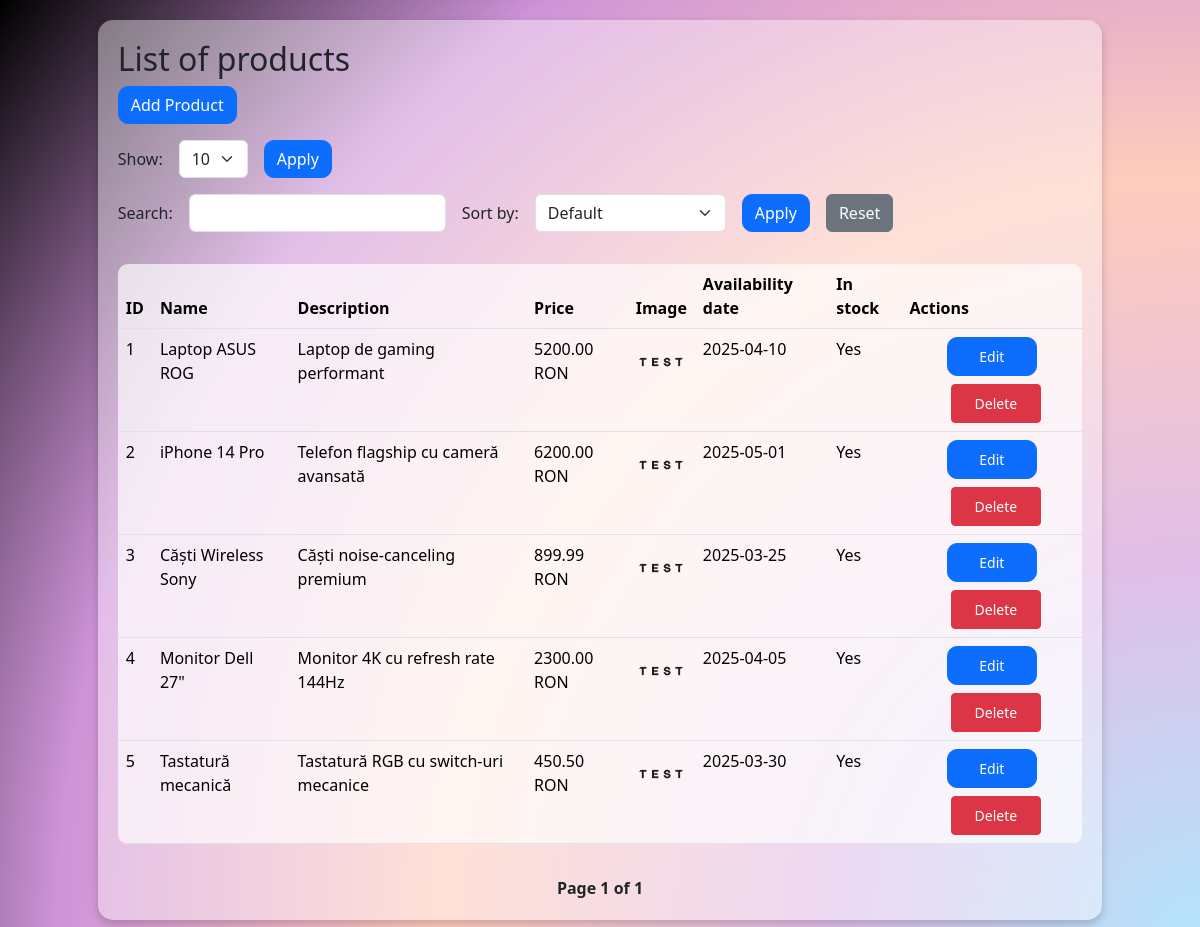
The page / on the database its author committed.
### tables this page shows
CREATE TABLE IF NOT EXISTS products (
                                        id INT AUTO_INCREMENT PRIMARY KEY,
                                        name VARCHAR(50) NOT NULL,
    description TEXT,
    price DECIMAL(10,2) NOT NULL,
    image VARCHAR(255),
    availability_date DATE,
    in_stock TINYINT(1) NOT NULL DEFAULT 1
    );

### public/index.php (called while the page is built, shortened)
<?php
require '../config/database.php';
$config = require "../config/config.php";
$db = new Database($config['database']);
$perPage = isset($_GET['limit']) ? (int)$_GET['limit'] : 10;
$page = isset($_GET['page']) ? (int)$_GET['page'] : 1;
$offset = ($page - 1) * $perPage;
$sort = isset($_GET['sort']) ? $_GET['sort'] : '';
$query = "SELECT * FROM products WHERE 1";
$params = [];
switch ($sort) {
    default:
        $query .= " ORDER BY id ASC";
        break;
}
$query .= " LIMIT $perPage OFFSET $offset";
$products = $db->query($query, $params)->get();
$totalProductsQuery = "SELECT COUNT(*) as count FROM products WHERE 1";
$totalProducts = $db->query($totalProductsQuery, $params)->find()['count'];
$totalPages = ceil($totalProducts / $perPage);
require '../views/index.view.php';

### config/config.php (called while the page is built)
<?php
return [
    'database' => [
        'host' => 'localhost',
        'port' => '3306',
        'dbname' => 'myproject',
        'charset' => 'utf8mb4'
    ],
];

### config/database.php (called while the page is built, shortened)
<?php
class Database{
    public $connection;
    public $statement;
    public function __construct($config, $username = 'root', $password = ''){
        $dsn = "mysql:" . http_build_query($config,"",";");
        $this->connection = new PDO($dsn, $username, $password, [
            PDO::ATTR_DEFAULT_FETCH_MODE=>PDO::FETCH_ASSOC
        ]);
    }
    public function query($query, $params = []){
        $this->statement = $this->connection->prepare($query);
        $this->statement -> execute($params);
        return $this;
    }
    public function get(){
        return $this->statement->fetchAll();
    }
    public function find(){
        return $this->statement->fetch();
    }
}

### views/index.view.php (the view, shortened to what this page needs)
<?php
require '../includes/header.php';
?>
    <div class="container">
        <div class="content-container">
            <h2>List of products</h2>
            <a class="btn btn-primary mb-3" href="/create.php" role="button">Add Product</a>
            <form method="GET" action="index.php" class="mb-3 d-flex align-items-center gap-3">
                <label for="limit">Show:</label>
                <select name="limit" id="limit" class="form-select d-inline-block w-auto">
                    <option value="10" <?= ($perPage == 10) ? 'selected' : '' ?>>10</option>
                </select>
                <button type="submit" class="btn btn-primary">Apply</button>
            </form>
            <form method="GET" action="index.php" class="mb-3 d-flex flex-wrap gap-3">
                <label for="search" class="align-self-center">Search:</label>
                <input type="text" name="search" id="search" class="form-control d-inline-block w-auto"
                       value="<?= isset($_GET['search']) ? htmlspecialchars($_GET['search']) : '' ?>">
                <label for="sort" class="align-self-center">Sort by:</label>
                <select name="sort" id="sort" class="form-select d-inline-block w-auto">
                    <option value="" <?= empty($_GET['sort']) ? 'selected' : '' ?>>Default</option>
                </select>
                <button type="submit" class="btn btn-primary">Apply</button>
                <a href="index.php?limit=<?= $perPage ?>" class="btn btn-secondary">Reset</a>
            </form>
            <div class="table-responsive">
                <table class="table mt-3">
                    <thead>
                    <tr>
                        <th>ID</th>
                        <th>Name</th>
                        <th>Description</th>
                        <th>Price</th>
                        <th>Image</th>
                        <th>Availability date</th>
                        <th>In stock</th>
                        <th>Actions</th>
                    </tr>
                    </thead>
                    <tbody>
                    <?php foreach ($products as $product): ?>
                        <tr>
                            <td><?= $product['id'] ?></td>
                            <td><?= htmlspecialchars($product['name']) ?></td>
                            <td><?= htmlspecialchars($product['description']) ?></td>
                            <td><?= $product['price'] ?> RON</td>
                            <td><img src="/images/<?= htmlspecialchars($product['image']) ?>.png" width="50"></td>
                            <td><?= $product['availability_date'] ?></td>
                            <td><?= $product['in_stock'] ? 'Yes' : 'No' ?></td>
                            <td>
                                <div class="d-flex flex-wrap gap-2 justify-content-center">
                                    <a class="btn btn-primary btn-sm" href="edit.php?id=<?= $product['id'] ?>">Edit</a>
                                    <a class="btn btn-danger btn-sm delete-btn" href="delete.php?id=<?= $product['id'] ?>">Delete</a>
                                </div>
                            </td>
                        </tr>
                    <?php endforeach; ?>
                    </tbody>
                </table>
            </div>
            <div class="pagination d-flex justify-content-center align-items-center mt-3">
                <span>Page <?= $page ?> of <?= $totalPages ?></span>
            </div>
        </div>
    </div>
<?php
require '../includes/footer.php';

### includes/header.php (shortened to what this page needs)
<!doctype html>
<html lang="en">
<head>
    <link rel="stylesheet" href="https://cdn.jsdelivr.net/npm/bootstrap@5.3.3/dist/css/bootstrap.min.css">
    <link rel="stylesheet" href="/css/style.css">
</head>
<body>

### includes/footer.php (shortened to what this page needs)
</body>
</html>

### public/css/style.css (style rules this page uses)
.pagination { display: flex; justify-content: center; align-items: center; gap: 10px; margin-top: 20px; }
.pagination span { font-weight: bold; font-size: 16px; }
.content-container { background: rgba(255, 255, 255, 0.4); border-radius: 15px; padding: 20px; box-shadow: 0 4px 10px rgba(0, 0, 0, 0.2); max-width: 90%; margin: 20px auto; }
.table { background: rgba(255, 255, 255, 0.2); border-radius: 10px; overflow: hidden; }
.table th, .table td { background: rgba(255, 255, 255, 0.6); }
.btn-primary, .btn-outline-primary { border-radius: 10px; }
.pagination { margin-top: 20px; }
.table td .btn { width: 90px; text-align: center; padding: 8px; }
.table td .btn + .btn { margin-left: 8px; }
body { background: radial-gradient(circle, #b3e5fc, #e1bee7, #ffccbc, #ce93d8, #000); background-size: 200% 200%; animation: gradientAnimation 10s ease-in-out infinite; }

### rows shown on the page
products: id "1", name "Laptop ASUS ROG", description "Laptop de gaming performant", price "5200.00", image (picture), availability_date "2025-04-10", in_stock "Yes"
products: id "2", name "iPhone 14 Pro", description "Telefon flagship cu cameră avansată", price "6200.00", image (picture), availability_date "2025-05-01", in_stock "Yes"
products: id "3", name "Căști Wireless Sony", description "Căști noise-canceling premium", price "899.99", image (picture), availability_date "2025-03-25", in_stock "Yes"
products: id "4", name "Monitor Dell 27\"", description "Monitor 4K cu refresh rate 144Hz", price "2300.00", image (picture), availability_date "2025-04-05", in_stock "Yes"
products: id "5", name "Tastatură mecanică", description "Tastatură RGB cu switch-uri mecanice", price "450.50", image (picture), availability_date "2025-03-30", in_stock "Yes"

### other values the page prints
$page "1"
$totalPages "1"
